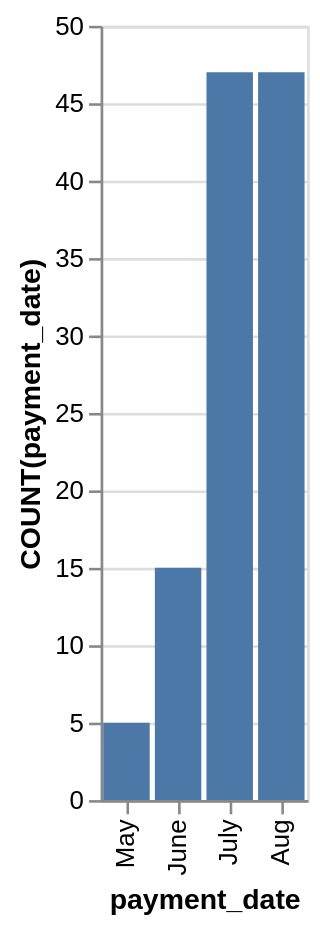

The specification (Vega-Lite) saved for this image:
### Vega-Lite specification from a JSON file in a GitHub repository (floating-point values rounded to 4 significant figures)
{"data": {"values": [{"x_data": "May", "y_data": 5}, {"x_data": "June", "y_data": 15}, {"x_data": "July", "y_data": 47}, {"x_data": "Aug", "y_data": 47}]}, "mark": "bar", "encoding": {"x": {"field": "x_data", "type": "nominal", "title": "payment_date", "sort": {"op": "sum", "field": "y_data", "order": "ascending"}}, "y": {"field": "y_data", "type": "quantitative", "title": "COUNT(payment_date)"}}}
